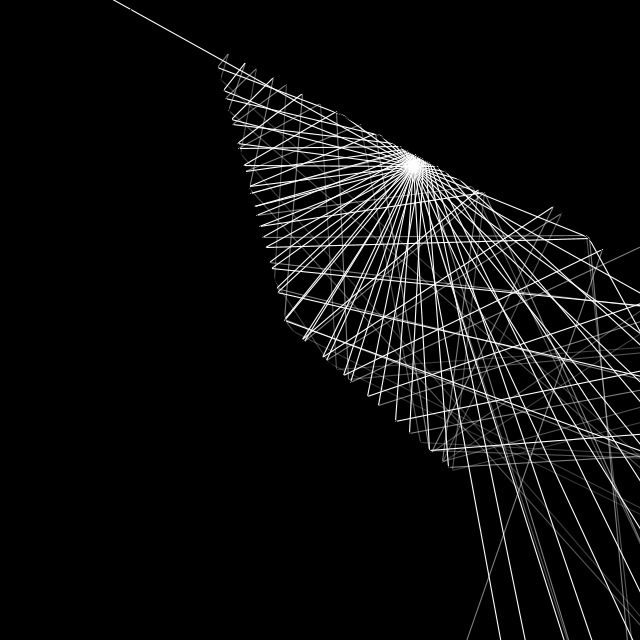
Frame 1 (no input)
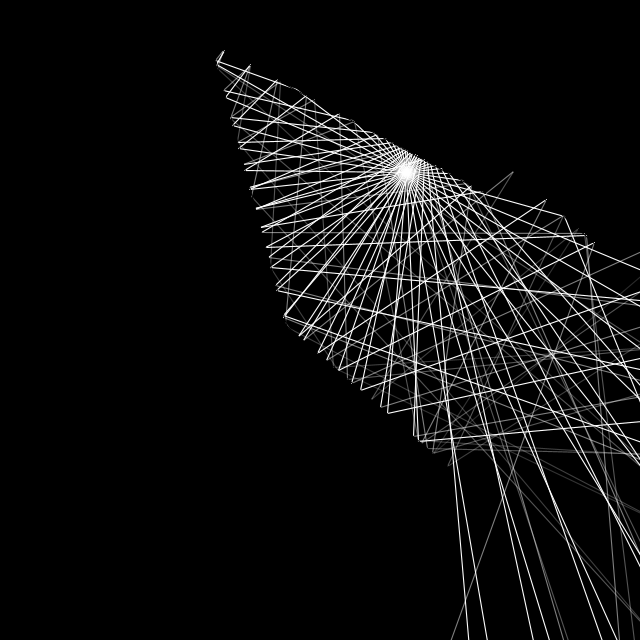
Frame 60 (the mouse pressed at the canvas centre just before this capture)
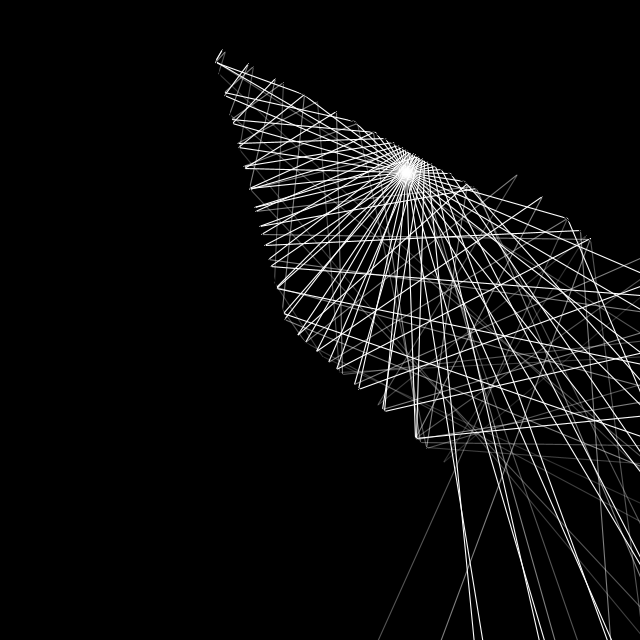
Frame 120 (the mouse held since frame 60 and released just before this capture)

The Processing sketch that drew these frames (run headless with seeded random() and noise(); from frame 60 on, the mouse is pressed at the canvas centre):

// Processing sketch: reflections
// ── reflections.pde
class Line {
  float x1, y1, x2, y2;

  Line(float x1, float y1, float x2, float y2) {
    this.x1 = x1;
    this.y1 = y1;
    this.x2 = x2;
    this.y2 = y2;
  }

  void update() {
  }

  void draw() {
    stroke(0);
    line(this.x1, this.y1, this.x2, this.y2);
  }
}

class P {
  PVector p, v;
  
  P() {
    p = new PVector(random(width), random(height));
    v = PVector.random2D();
  }
  
  void update() {
    p.add(v);
    v.mult(0.9);
  }
  
  void draw() {
    
  }
}

P player = null;
ArrayList<Line> lines = new ArrayList<Line>();
ArrayList<PVector> lights = new ArrayList<PVector>();

void setup() {
  size(640, 640);
  player = new P();
  frameRate(60);
  background(0);
  for (int i = 0; i < 10; i++) {
    lines.add(new Line(random(width), random(height), random(width), random(height)));
  }
}

void ray(Line lastLine, PVector start, PVector dir, float i, int reflections) { 
  if (reflections > 100) {
    fill(0);
    text("refs: " + reflections, 25, 25);
    return;
  }
  float x = start.x;
  float y = start.y;
  float vx = dir.x;
  float vy = dir.y;

  float earliest_collision = -1;
  Line line = null;
  for (int li = 0; li < lines.size(); li++) {
    Line l = lines.get(li);
    if (l == lastLine) {
      continue;
    }
    float dx = l.x2 - l.x1;
    float dy = l.y2 - l.y1;
    float denum = (dy - vy/vx * dx);
    
    if (denum == 0) {
      return;
    }
    
    float t = (y - l.y1 + vy/vx * (l.x1 - x)) / denum;
    // t = (mouseY + vy / vx * (l.x1 - mouseX)) / (dy - vy / vx * dx)
    float p = (l.x1 + dx * t - x) / vx;

    if (p > 0 && t > 0 && t < 1) {
      if (earliest_collision == -1 || p < earliest_collision) {
        earliest_collision = p;
        line = l;
      }
    }
  }

  if (earliest_collision == -1) {
    fill(0);
    text("refs: " + reflections, 25, 25);
    earliest_collision = max(width, height);
  } else {
    PVector newDir = dir.copy();
    PVector l = new PVector(line.x2 - line.x1, line.y2 - line.y1);
    l.normalize();
    PVector bounce = PVector.sub(newDir, PVector.mult(l, l.dot(newDir)));
    newDir.sub(bounce);
    newDir.sub(bounce);
    newDir.normalize();
    float offset = 0;
    ray(line, new PVector(x + vx * (earliest_collision) + newDir.x * offset, y + vy * (earliest_collision)+ newDir.y * offset), newDir, i, reflections + 1);
  }

  float offset = 0;//min(earliest_collision, noise(abs(i - 0.5) * 1, millis() * 0.001) * 10 + 30);
  stroke(255, 255.0 / reflections);
  line(x + vx * offset, y + vy * offset, x + vx * (earliest_collision), y + vy * (earliest_collision));
}

void update() {
  for (Line l : lines) {
    l.update();
  }
  float f = 0.5;
  PVector force = new PVector();
  if (keyPressed) {
    switch (key) {
      case 'w': force.add(0, -f); break;
      case 'a': force.add(-f, 0); break;
      case 's': force.add(0, f); break;
      case 'd': force.add(f, 0); break;
    }
  }
  player.v.add(force);
  player.update();
}

void mouseClicked() {
  lights.add(new PVector(mouseX, mouseY));
}

void draw() {
  fill(0);
  rect(0, 0, width, height);

  update();

  strokeWeight(1.1);
  stroke(0);
  int n = 50;
  for (int i = 0; i < n; i++) {
    float p = ((float) i) / n;
    float t = millis() * 0.00001;
    float x = cos(p * 2 * PI + t);//noise(abs(p - 0.5) * 1, t) * 5);
    float y = sin(p * 2 * PI + t);//noise(abs(p - 0.5) * 1, t) * 5);
    for (int li = 0; li < lights.size(); li++) {
      ray(null, lights.get(li), new PVector(x, y), p, 0);
    }
    ray(null, player.p, new PVector(x, y), p, 0);
  }
  for (Line l : lines) {
    l.draw();
  }
}
